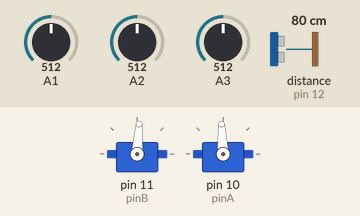
This sketch was run on a simulated Arduino Uno, built with avr-gcc and run on an emulated ATmega328P. On the bench: 2 × servo. The test bench sets the inputs (shaded band); at power-on: A1 = 512, distance to the obstacle (sensor on pin 12) 80 cm, A2 = 512, A3 = 512. What the sketch prints to the serial monitor is not drawn.

Above: at 1.2 s.
1.3 s: A1 set to 365
2.8 s: A1 set to 332
At 3.8 s:
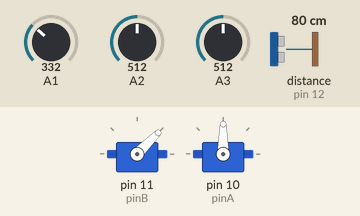
5.8 s: distance to the obstacle (sensor on pin 12) set to 2 cm
At 30.0 s:
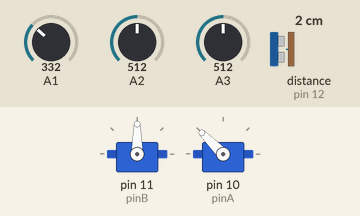
Timing chart, 0 to 60.7 s (numbered marks = the images above; inputs shaded):
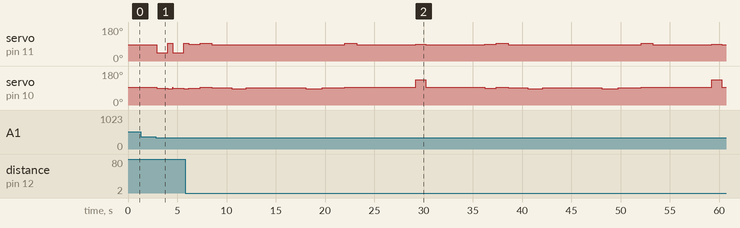

The sketch:

puipui-2.ino
```cpp
#include<Servo.h>

#include <HCSR04.h>

Servo iil;
Servo iir;
int pinA=10;
int pinB=11;
int right=analogRead(A1);
int mid=analogRead(A3);
int left=analogRead(A2);
int i=0;

UltraSonicDistanceSensor distanceSensor(13, 12);

void setup()
{
iir.attach(pinB,500,2500);
iil.attach(pinA,500,2500);
pinMode(left,INPUT);
pinMode(right,INPUT);
pinMode(mid,INPUT);
Serial.begin(9600);

}

void loop()
{
int right=analogRead(A1);
int mid=analogRead(A3);
int left=analogRead(A2);
int cm=distanceSensor.measureDistanceCm();

  Serial.print(left);
  Serial.print(" ");
  Serial.print(mid);
  Serial.print(" ");
  Serial.print(right);
  Serial.print(" ");
  Serial.println(cm);
  Serial.print(" ");

int  r=350;
int  m=150;
int  l=100;


if(cm<0 or cm>15){

  if(right<r and mid>m and left<l){
  iir.writeMicroseconds(1460);
  iil.writeMicroseconds(1530);
  Serial.println("直走");
  delay(100);
  }
 else if(right>=r and mid<m and left<l){
    iir.writeMicroseconds(1530);
    iil.writeMicroseconds(1530);
    Serial.println("右轉");
    delay(50);
  }
   else if(right<r and mid<m and left>=l){
    iir.writeMicroseconds(1470);
    iil.writeMicroseconds(1470);
    Serial.println("左轉");
    delay(80);
  }
   else if (right<r and mid>m and left>=l and i!=3){
    iir.writeMicroseconds(1460);
  iil.writeMicroseconds(1530);
  Serial.println("直走");
  delay(40);
    iir.writeMicroseconds(1000);
    iil.writeMicroseconds(1500);
    i++;
    Serial.println(i);
    Serial.println("西風");
    delay(1100);
    iir.writeMicroseconds(1540);
    iil.writeMicroseconds(1460);
    Serial.println("後退");
    delay(500);
  }
  else if (right<r and mid>m and left>=l and i==3){
    iir.writeMicroseconds(900);
    iil.writeMicroseconds(1500);
    Serial.println("v");
    delay(1700);

  }
 else if(right>=r and mid>m and left<l){
    iir.writeMicroseconds(1460);
  iil.writeMicroseconds(1540);
  Serial.println("直走");
  delay(40);
    iir.writeMicroseconds(1500);
    iil.writeMicroseconds(2000);
    Serial.println("東風");
    delay(1000);
    iir.writeMicroseconds(1540);
  iil.writeMicroseconds(1460);
  Serial.println("後退");
  delay(500);
  }
  else if(right<r and mid<m and left<l){
    iir.writeMicroseconds(1460);
    iil.writeMicroseconds(1530);
    Serial.println("北風");
    delay(100);
  }
  else if(right>r and mid>m and left>l){
    iir.writeMicroseconds(1460);
    iil.writeMicroseconds(1530);
    Serial.println("北風");
    delay(100);
  }
  }
else if (cm>0 and cm<15){
  Serial.println("避障");
  avoidance();
  iir.writeMicroseconds(1459);
  iil.writeMicroseconds(1530);
  Serial.println("直走");
  delay(6000);
  iir.writeMicroseconds(1500);
    iil.writeMicroseconds(2000);
    Serial.println("東風");
    delay(1000);
     iir.writeMicroseconds(1460);
  iil.writeMicroseconds(1530);
  Serial.println("直走");
  delay(6000);
}
}
void avoidance(){
  iir.writeMicroseconds(1500);
  iil.writeMicroseconds(1500);
  delay(1150);
  Serial.println("停");

  iir.writeMicroseconds(1530);
  iil.writeMicroseconds(1535);
  delay(1200);
  Serial.println("右");

   iir.writeMicroseconds(1463);
  iil.writeMicroseconds(1527);
  delay(2000);
  Serial.println("直走");

  iir.writeMicroseconds(1465);
  iil.writeMicroseconds(1470);
  delay(1500);
  Serial.println("左");

   iir.writeMicroseconds(1463);
  iil.writeMicroseconds(1527);
  delay(6000);
  Serial.println("直走");

  iir.writeMicroseconds(1465);
  iil.writeMicroseconds(1470);
  delay(1700);
  Serial.println("左");

    iir.writeMicroseconds(1463);
  iil.writeMicroseconds(1527);
  delay(2300);
  Serial.println("直走");

  iir.writeMicroseconds(1530);
  iil.writeMicroseconds(1535);
  delay(1200);
  Serial.println("右");
}
```

Measured:
- the behaviour switches between 350 and 349 on A1 (found by bisection; images 0 and 1)
- after the input at 1.3 s, every drawn part: stays the same
- after the input at 2.8 s, servo on pin 11 (pinB): alternates 94° for 0.51 s and 45° for 1.1 s, starting after 0.12 s; servo on pin 10 (pinA): alternates 90° for 1.1 s and 86° for 0.51 s, starting after 0.12 s
